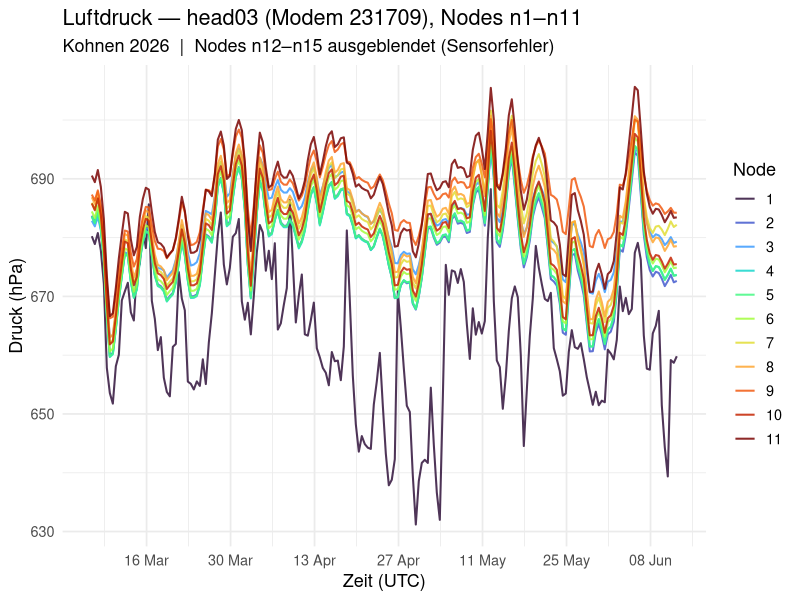

Here is the R script that generated this plot:
library(readr)
library(dplyr)
library(tidyr)
library(ggplot2)
library(lubridate)

d <- read_csv("./data/decoded_head03_231709.csv", show_col_types = FALSE) |>
  mutate(time_utc = as_datetime(time_utc))

# Only plausible sensors (n1-n11, values 620-740 hPa)
pres_long <- d |>
  select(time_utc, matches("^n([1-9]|1[01])\\.pressure_hPa$")) |>
  pivot_longer(-time_utc, names_to = "sensor", values_to = "pressure_hPa") |>
  mutate(
    node = as.integer(sub("n(\\d+)\\..*", "\\1", sensor)),
    sensor = paste0("n", node)
  ) |>
  filter(pressure_hPa >= 620, pressure_hPa <= 750)

p <- ggplot(pres_long, aes(time_utc, pressure_hPa,
                            colour = factor(node), group = node)) +
  geom_line(linewidth = 0.7, alpha = 0.85) +
  scale_colour_viridis_d(option = "turbo", name = "Node") +
  scale_x_datetime(date_breaks = "2 weeks", date_labels = "%d %b") +
  labs(
    title    = "Luftdruck — head03 (Modem 231709), Nodes n1–n11",
    subtitle = "Kohnen 2026  |  Nodes n12–n15 ausgeblendet (Sensorfehler)",
    x        = "Zeit (UTC)",
    y        = "Druck (hPa)"
  ) +
  theme_minimal(base_size = 13) +
  theme(legend.position = "right")

ggsave("./data/plot_pressure.png", p, width = 12, height = 6, dpi = 150)
cat("Gespeichert: data/plot_pressure.png\n")
